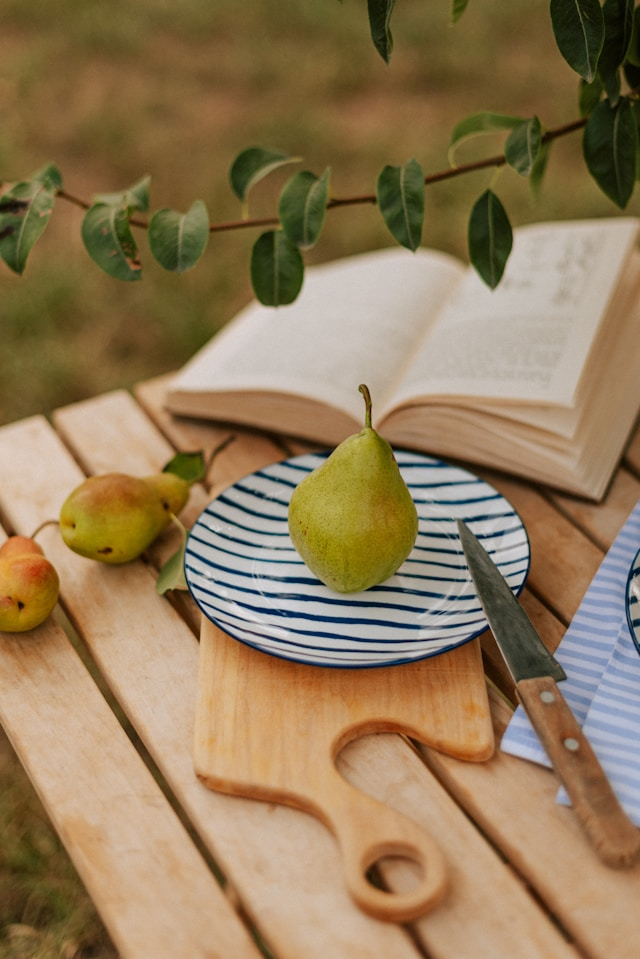
#> input picture 5th sem/PCV lab/Lab 7/puppy.jpg, 640 x 959 px
$ python rotate.py
#> lines starting #> are read from the running program, lines starting #| are printed output that depends on the picture
import cv2

img = cv2.imread('puppy.jpg')
#> img is the input picture: shape (959, 640, 3); mean B, G, R 88.4, 122.5, 146

angle = 45

h, w = img.shape[:2]
#> h = 959; w = 640

M = cv2.getRotationMatrix2D((w/2, h/2), angle, 1)

rotated_img = cv2.warpAffine(img, M, (w, h))
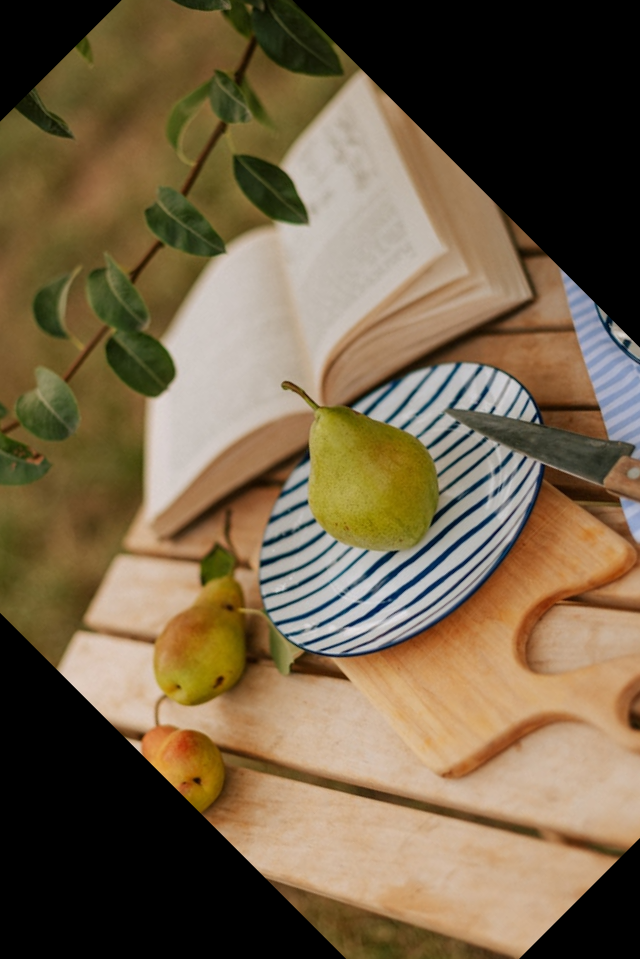
#> rotated_img: shape (959, 640, 3); mean B, G, R 72, 98.6, 116.5

cv2.imshow('Original Image', img)

cv2.imshow('Rotated Image', rotated_img)


key = cv2.waitKey(0)
#> (key Esc is pressed here)
if key == ord('s'):
    cv2.imwrite('rotated.jpg', rotated_img)
# Release the memory and destroy all windows
cv2.destroyAllWindows()
